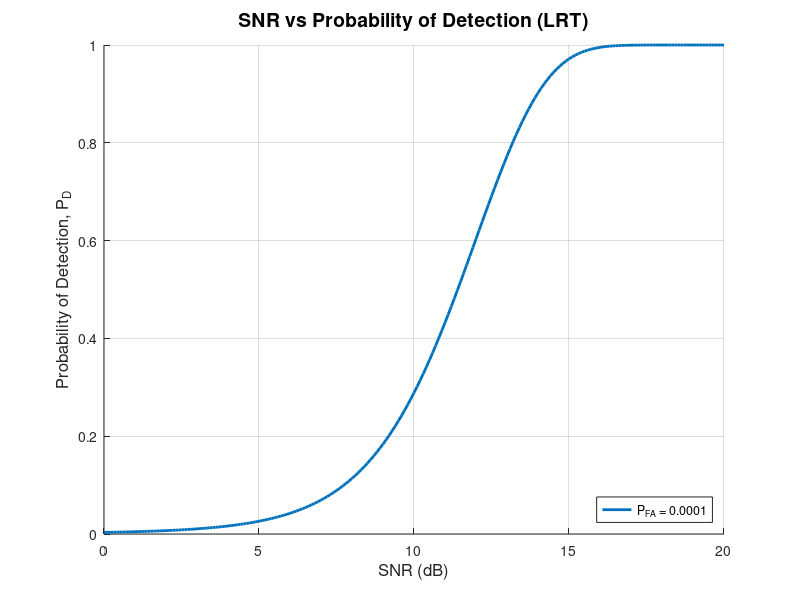

This figure's MATLAB source:
% MATLAB code to plot SNR vs Probability of Detection using LRT

% clear; clc; close all;

% Parameters
matrix = ones(1,201);
% for a = 3:6
 a = 4;
P_FA = 1*10^-a;  % Probability of False Alarm (fixed)
SNR_dB = 0:0.1:20;  % SNR values in dB
SNR_linear = 10.^(SNR_dB/10);  % Convert SNR to linear scale

% Calculate the threshold gamma based on P_FA (for Gaussian noise)
gamma = sqrt(2) * erfcinv(2 * P_FA);  % erfcinv is the inverse complementary error function
test = sqrt(-log(P_FA));
% Calculate Probability of Detection (P_D) for each SNR value
P_D = zeros(size(SNR_dB));  % Initialize P_D vector

for i = 1:length(SNR_dB)
    % Q-function for Gaussian noise and signal
    P_D(i) = 0.5 * erfc((gamma - sqrt(SNR_linear(i))) / sqrt(2));
end

% Plot SNR vs Probability of Detection
    hold on;
    plot(SNR_dB, P_D, 'LineWidth', 2);
    grid on;
    xlabel('SNR (dB)', 'FontSize', 12);
    ylabel('Probability of Detection, P_D', 'FontSize', 12);
    title('SNR vs Probability of Detection (LRT)', 'FontSize', 14);
    ylim([0 1]); 
    
    % Display P_FA on plot
    legend(['P_{FA} = ' num2str(P_FA)], 'Location', 'southeast'); 
    matrix = [matrix; P_D]
% end
matrix(1,:) = 0:0.1:20;
% writematrix(transpose(matrix), 'P_D.csv');